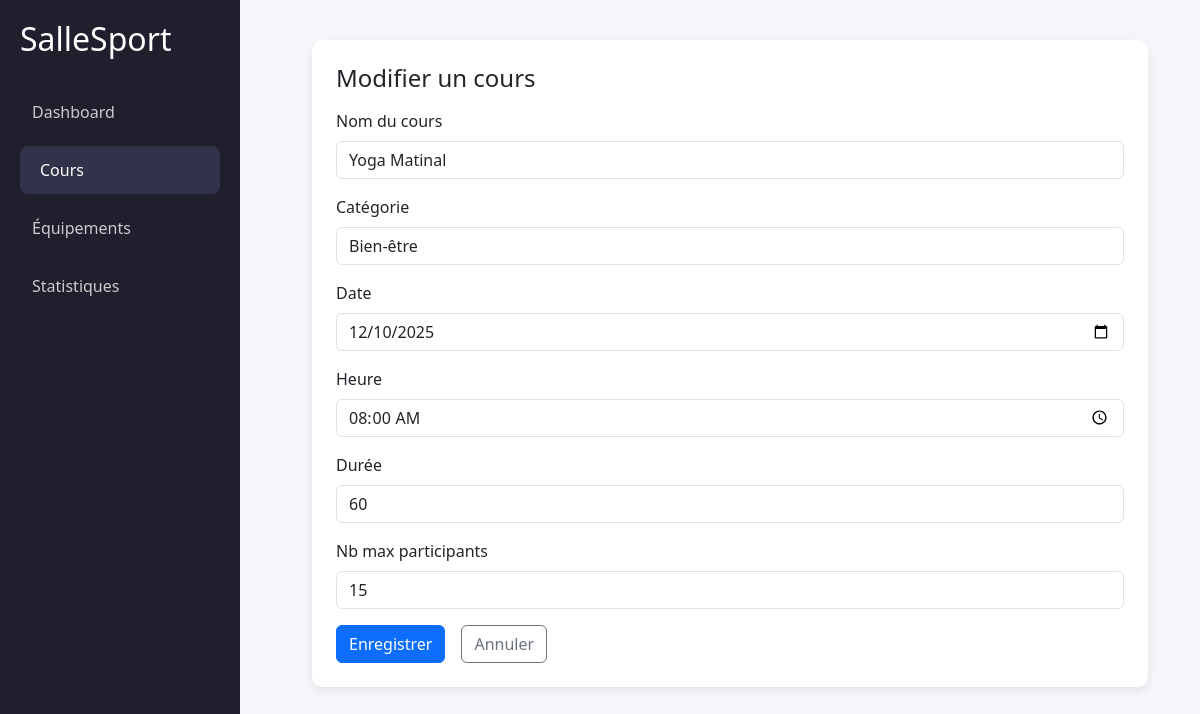
The app's page /edit-cours.php?id=1 with its own data.
### tables this page shows
create table cours (
    id_cours int AUTO_INCREMENT primary key,
    nom_c varchar(50) not null,
    categorie varchar(50) not null,
    date_c date not null,
    heure_c time not null,
    duree int not null CHECK (duree > 0),
    nb_max_p int not null check (nb_max_p > 0)
);

### edit-cours.php (the view, shortened to what this page needs)
<?php
require "connect.php";
$nom = "";
$categorie = "";
$date = "";
$heure = "";
$duree = "";
$nb_max_p = "";
if ($_SERVER["REQUEST_METHOD"] == "GET") {
    $id = $_GET["id"];
    $sql = "SELECT * FROM cours WHERE id_cours = $id";
    $result = $con->query($sql);
    $row = $result->fetch_assoc();
    $nom = $row["nom_c"];
    $categorie = $row["categorie"];
    $date = $row["date_c"];
    $heure = $row["heure_c"];
    $duree = $row["duree"];
    $nb_max_p = $row["nb_max_p"];
}
?>
<!DOCTYPE html>
<html lang="fr">
<head>
<link rel="stylesheet" href="https://cdn.jsdelivr.net/npm/bootstrap@5.3.8/dist/css/bootstrap.min.css">
</head>
<body>
<div class="sidebar">
    <h2>SalleSport</h2>
    <a href="index.php">Dashboard</a>
    <a class="active" href="cours.php">Cours</a>
    <a href="equipements.php">Équipements</a>
    <a href="stats.php">Statistiques</a>
</div>
<div class="content">
    <div class="container">
        <div class="card p-4 bg-white">
            <h4 class="mb-3">Modifier un cours</h4>
            <form method="POST">
                <div class="mb-3">
                    <label class="form-label">Nom du cours</label>
                    <input type="text" class="form-control" name="nom" value="<?= $nom ?>">
                </div>
                <div class="mb-3">
                    <label class="form-label">Catégorie</label>
                    <input type="text" class="form-control" name="categorie" value="<?= $categorie ?>">
                </div>
                <div class="mb-3">
                    <label class="form-label">Date</label>
                    <input type="date" class="form-control" name="date" value="<?= $date ?>">
                </div>
                <div class="mb-3">
                    <label class="form-label">Heure</label>
                    <input type="time" class="form-control" name="heure" value="<?= $heure ?>">
                </div>
                <div class="mb-3">
                    <label class="form-label">Durée</label>
                    <input type="number" class="form-control" name="duree" value="<?= $duree ?>">
                </div>
                <div class="mb-3">
                    <label class="form-label">Nb max participants</label>
                    <input type="number" class="form-control" name="nb_max_p" value="<?= $nb_max_p ?>">
                </div>
                <div class="d-flex gap-3">
                    <button type="submit" class="btn btn-primary">Enregistrer</button>
                    <a href="cours.php" class="btn btn-outline-secondary">Annuler</a>
                </div>
            </form>
        </div>
    </div>
</div>
</body>
</html>

### edit-cours.php (style rules this page uses)
body { background: #f5f6fa; margin: 0; }
.sidebar { width: 240px; height: 100vh; background: #1f1f2e; color: white; padding: 20px; position: fixed; top: 0; left: 0; }
.sidebar h2 { margin-bottom: 30px; }
.sidebar a { text-decoration: none; color: #ccc; display: block; padding: 12px; border-radius: 8px; margin-bottom: 10px; transition: .25s; }
.sidebar a:hover, .sidebar a.active { background: #32324a; color: #fff; padding-left: 20px; }
.content { margin-left: 260px; padding: 40px; }
.card { border-radius: 10px; border: none; box-shadow: 0 4px 10px rgba(0,0,0,.07); }

### records on screen
cours: nom "Yoga Matinal", categorie "Bien-être", date "12/10/2025", heure "08:00:00", duree "60", nb_max_p "15"
